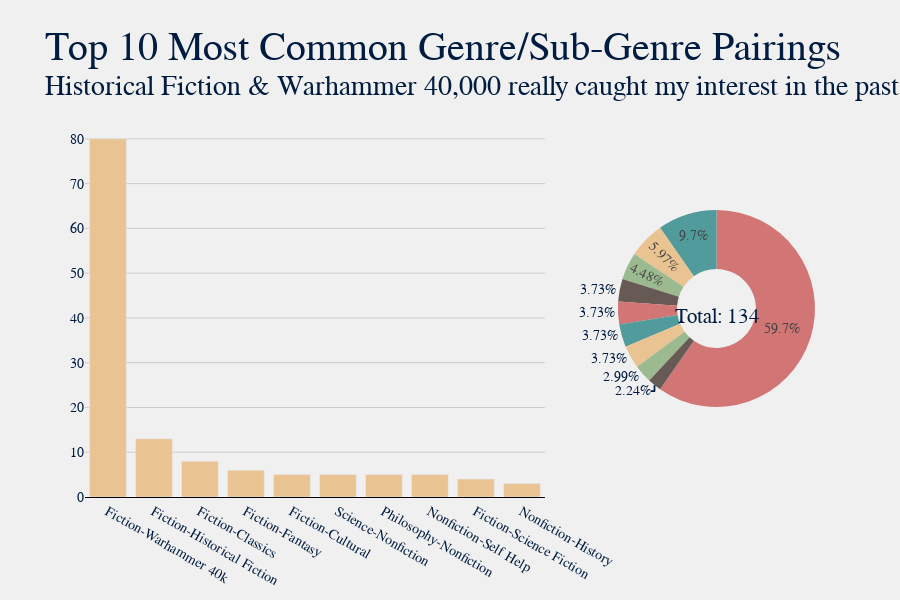

The notebook cell this image was saved under:
### Code cell
df['Genre Pair'] = df['Genre'] + '-' + df['Sub-Genre']
title = "Top 10 Most Common Genre/Sub-Genre Pairings"
sub = f"Historical Fiction & Warhammer 40,000 really caught my interest in the past few years"
plot.gen_bar_pie_graph(df, 'Genre Pair', title, sub, num=10, color="#eac392")

### Figure 1 — Plotly figure (JSON) as saved in the notebook; plotly's stock layout.template omitted (floating-point values rounded to 4 significant figures; data arrays with more than 128 entries replaced by an {"elided": "..."} marker saying what was removed)
{"data": [{"hovertemplate": "<b>%{x}</b>: %{y}", "marker": {"color": "#eac392"}, "name": "", "type": "bar", "x": ["Fiction-Warhammer 40k", "Fiction-Historical Fiction", "Fiction-Classics", "Fiction-Fantasy", "Fiction-Cultural", "Science-Nonfiction", "Philosophy-Nonfiction", "Nonfiction-Self Help", "Fiction-Science Fiction", "Nonfiction-History"], "xaxis": "x", "y": [80, 13, 8, 6, 5, 5, 5, 5, 4, 3], "yaxis": "y"}, {"domain": {"x": [0.73, 1], "y": [0, 1]}, "hole": 0.4, "hovertemplate": "<b>%{label}</b>: %{value}", "labels": ["Fiction-Warhammer 40k", "Fiction-Historical Fiction", "Fiction-Classics", "Fiction-Fantasy", "Fiction-Cultural", "Science-Nonfiction", "Philosophy-Nonfiction", "Nonfiction-Self Help", "Fiction-Science Fiction", "Nonfiction-History"], "marker": {"colors": {"elided": "750 str values"}}, "name": "", "type": "pie", "values": [80, 13, 8, 6, 5, 5, 5, 5, 4, 3]}], "layout": {"annotations": [{"ax": 0, "ay": 0, "font": {"size": 30}, "text": "<sup>Total: 134", "x": 0.866, "xref": "paper", "y": 0.48, "yref": "paper"}], "barmode": "group", "font": {"color": "#001c40", "family": "Baskerville", "size": 14}, "height": 600, "hoverlabel": {"font": {"size": 16}}, "margin": {"b": 45, "l": 85, "r": 85, "t": 120}, "paper_bgcolor": "#f0f0f0", "plot_bgcolor": "#f0f0f0", "showlegend": false, "title": {"font": {"color": "#001c40", "family": "Baskerville, Bold", "size": 40}, "text": "Top 10 Most Common Genre/Sub-Genre Pairings<br><sup>Historical Fiction & Warhammer 40,000 really caught my interest in the past few years"}, "xaxis": {"anchor": "y", "domain": [0, 0.63], "gridcolor": "#cbcbcb", "linecolor": "black", "showgrid": false, "showline": true, "title": {}, "zerolinewidth": 1}, "yaxis": {"anchor": "x", "domain": [0, 1], "gridcolor": "#cbcbcb", "linecolor": "black", "showgrid": true, "showline": false, "showticklabels": true, "title": {}, "zerolinewidth": 1}, "yaxis2": {"gridcolor": "#cbcbcb", "linecolor": "black", "showgrid": true, "showline": false, "showticklabels": true, "zerolinewidth": 1}}}
